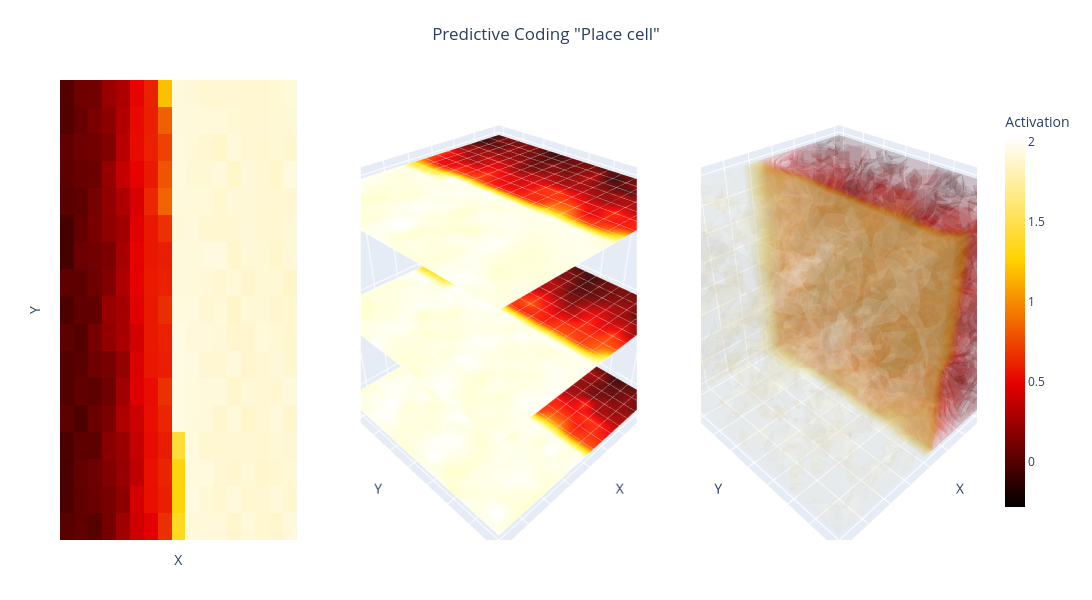

Write notebook code for a chart like this one.
### Code cell
from ann_datasets.fig import plot_neuron_2d_3d
# now let's look at some of the top XY selective neurons to see if they really are that selective.

top_xy_var_idx = np.argmax(s1_var[0])
rate_map = rate_maps[:, :, :, 0].reshape(17, 17, 17, 8192)
rate_map = np.moveaxis(rate_map, -1, 0)

fig = plot_neuron_2d_3d(
    rate_map, # just look at the first random seed, this actually shouldn't matter at all for total rate maps since the seed determines the fold split
    neuron_idx=top_xy_var_idx, #classifications['exclusive_place_cells_indices'][20],
    axes_names=("X", "Y", "HD (°)"),
    n_slices=3,              # or slice_indices=[0,4,8,12]
    z_spacing=1.0,           # spreads the stack
    surf_opacity=1.0,
    grid_color="white",
    grid_width=1,
    z_label_degrees=True,
    overall_title="Predictive Coding \"Place cell\"",
)
fig.show()
